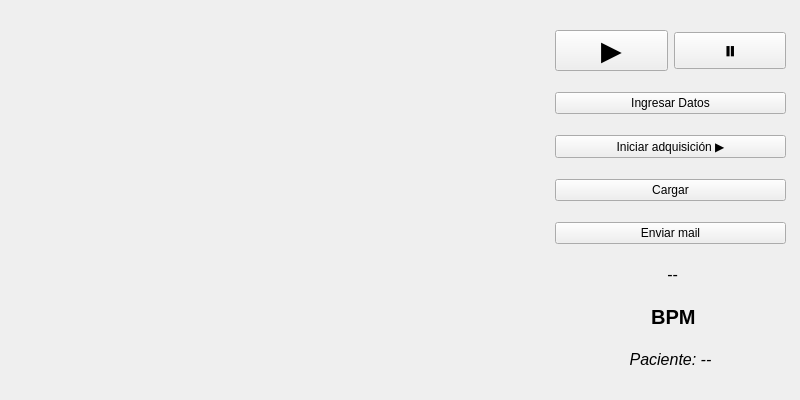
<?xml version="1.0" encoding="UTF-8"?>
<ui version="4.0">
 <class>MainWindow</class>
 <widget class="QMainWindow" name="MainWindow">
  <property name="enabled">
   <bool>true</bool>
  </property>
  <property name="geometry">
   <rect>
    <x>0</x>
    <y>0</y>
    <width>800</width>
    <height>400</height>
   </rect>
  </property>
  <property name="minimumSize">
   <size>
    <width>800</width>
    <height>400</height>
   </size>
  </property>
  <property name="windowTitle">
   <string>MainWindow</string>
  </property>
  <widget class="QWidget" name="centralwidget">
   <widget class="QWidget" name="verticalLayoutWidget">
    <property name="geometry">
     <rect>
      <x>0</x>
      <y>30</y>
      <width>541</width>
      <height>331</height>
     </rect>
    </property>
    <layout class="QVBoxLayout" name="plot_lay"/>
   </widget>
   <widget class="QWidget" name="gridLayoutWidget">
    <property name="geometry">
     <rect>
      <x>540</x>
      <y>0</y>
      <width>261</width>
      <height>401</height>
     </rect>
    </property>
    <layout class="QGridLayout" name="main_grid">
     <property name="leftMargin">
      <number>15</number>
     </property>
     <property name="topMargin">
      <number>15</number>
     </property>
     <property name="rightMargin">
      <number>15</number>
     </property>
     <property name="bottomMargin">
      <number>15</number>
     </property>
     <item row="4" column="0" colspan="2">
      <widget class="QPushButton" name="mail_b">
       <property name="text">
        <string>Enviar mail</string>
       </property>
      </widget>
     </item>
     <item row="7" column="0" colspan="2">
      <widget class="QLabel" name="pat_lab">
       <property name="enabled">
        <bool>true</bool>
       </property>
       <property name="sizePolicy">
        <sizepolicy hsizetype="Preferred" vsizetype="Fixed">
         <horstretch>0</horstretch>
         <verstretch>0</verstretch>
        </sizepolicy>
       </property>
       <property name="font">
        <font>
         <family>MS Shell Dlg 2</family>
         <pointsize>12</pointsize>
         <weight>50</weight>
         <italic>true</italic>
         <bold>false</bold>
         <kerning>true</kerning>
        </font>
       </property>
       <property name="frameShadow">
        <enum>QFrame::Raised</enum>
       </property>
       <property name="text">
        <string>Paciente: --</string>
       </property>
       <property name="textFormat">
        <enum>Qt::AutoText</enum>
       </property>
       <property name="alignment">
        <set>Qt::AlignCenter</set>
       </property>
       <property name="indent">
        <number>-1</number>
       </property>
      </widget>
     </item>
     <item row="1" column="0" colspan="2">
      <widget class="QPushButton" name="data_b">
       <property name="text">
        <string>Ingresar Datos</string>
       </property>
      </widget>
     </item>
     <item row="6" column="0" colspan="2">
      <widget class="QLabel" name="bpm_lab">
       <property name="enabled">
        <bool>true</bool>
       </property>
       <property name="sizePolicy">
        <sizepolicy hsizetype="Preferred" vsizetype="Fixed">
         <horstretch>0</horstretch>
         <verstretch>0</verstretch>
        </sizepolicy>
       </property>
       <property name="font">
        <font>
         <family>MS Shell Dlg 2</family>
         <pointsize>15</pointsize>
         <weight>75</weight>
         <bold>true</bold>
         <kerning>true</kerning>
        </font>
       </property>
       <property name="frameShadow">
        <enum>QFrame::Raised</enum>
       </property>
       <property name="text">
        <string> BPM</string>
       </property>
       <property name="textFormat">
        <enum>Qt::AutoText</enum>
       </property>
       <property name="alignment">
        <set>Qt::AlignCenter</set>
       </property>
       <property name="indent">
        <number>-1</number>
       </property>
      </widget>
     </item>
     <item row="5" column="0" colspan="2">
      <widget class="QLabel" name="bpm_edit">
       <property name="enabled">
        <bool>true</bool>
       </property>
       <property name="sizePolicy">
        <sizepolicy hsizetype="Preferred" vsizetype="Fixed">
         <horstretch>0</horstretch>
         <verstretch>0</verstretch>
        </sizepolicy>
       </property>
       <property name="font">
        <font>
         <family>MS Shell Dlg 2</family>
         <pointsize>12</pointsize>
         <weight>50</weight>
         <bold>false</bold>
         <kerning>true</kerning>
        </font>
       </property>
       <property name="frameShadow">
        <enum>QFrame::Raised</enum>
       </property>
       <property name="text">
        <string> --</string>
       </property>
       <property name="textFormat">
        <enum>Qt::AutoText</enum>
       </property>
       <property name="alignment">
        <set>Qt::AlignCenter</set>
       </property>
       <property name="indent">
        <number>-1</number>
       </property>
      </widget>
     </item>
     <item row="0" column="0">
      <widget class="QPushButton" name="play_b">
       <property name="font">
        <font>
         <pointsize>20</pointsize>
        </font>
       </property>
       <property name="text">
        <string>▶</string>
       </property>
      </widget>
     </item>
     <item row="2" column="0" colspan="2">
      <widget class="QPushButton" name="save_b">
       <property name="text">
        <string>Iniciar adquisición ▶</string>
       </property>
      </widget>
     </item>
     <item row="3" column="0" colspan="2">
      <widget class="QPushButton" name="load_b">
       <property name="text">
        <string>Cargar</string>
       </property>
      </widget>
     </item>
     <item row="0" column="1">
      <widget class="QPushButton" name="pause_b">
       <property name="font">
        <font>
         <pointsize>19</pointsize>
        </font>
       </property>
       <property name="text">
        <string>⏸</string>
       </property>
      </widget>
     </item>
    </layout>
   </widget>
  </widget>
 </widget>
 <resources/>
 <connections/>
</ui>
